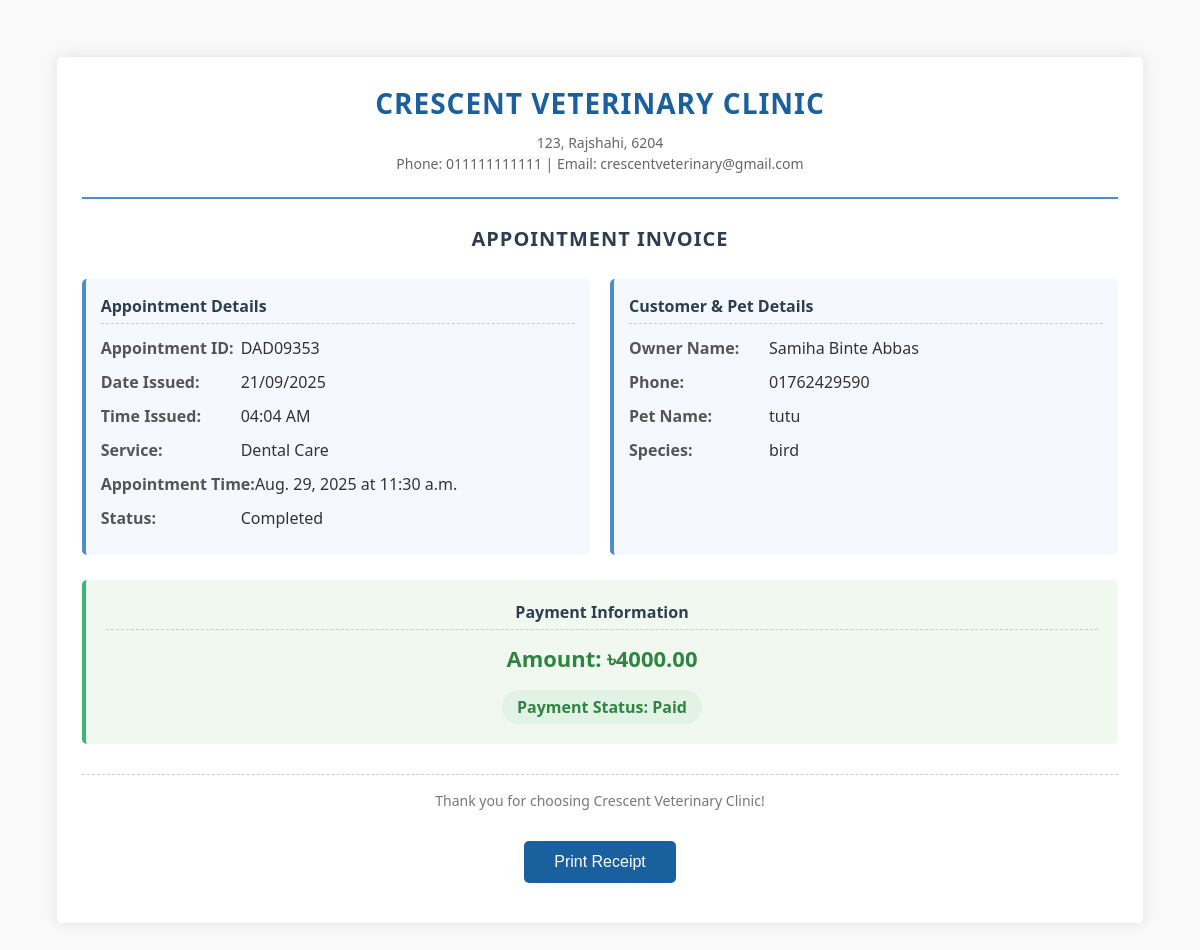
The page /receipt/DAD09353/ (signed in) on the database its author committed.
### core/models.py (models this page shows, shortened)
class Appointment(models.Model):
    STATUS_CHOICES = [
        ('pending', 'Pending Confirmation'),
        ('confirmed', 'Confirmed'),
        ('cancelled', 'Cancelled'),
        ('completed', 'Completed'),
    ]
    SERVICE_CHOICES = [
        ('Preventive Care', 'Preventive Care'),
        ('Surgical Procedures', 'Surgical Procedures'),
        ('Dental Care', 'Dental Care'),
        ('Diagnostic Imaging', 'Diagnostic Imaging'),
        ('Emergency Services', 'Emergency Services'),
        ('Nutritional Counseling', 'Nutritional Counseling'),
    ]
    SPECIES_CHOICES = [
        ('dog', 'Dog'),
        ('cat', 'Cat'),
        ('bird', 'Bird'),
        ('rabbit', 'Rabbit'),
        ('other', 'Other'),
    ]
    COMPLETION_STATUS_CHOICES = [
    ('incomplete', 'Incomplete'),
    ('complete', 'Complete'),
]
    completion_status = models.CharField(
        max_length=10,
        choices=COMPLETION_STATUS_CHOICES,
        default='incomplete',
        verbose_name="Completion Status"
    )
    appointment_id = models.CharField(
        max_length=12, unique=True, editable=False, default='', blank=True
    )
    owner_name = models.CharField(max_length=100)
    phone = models.CharField(max_length=20)
    email = models.EmailField(blank=True)
    pet_name = models.CharField(max_length=100)
    pet_species = models.CharField(max_length=20, choices=SPECIES_CHOICES)
    pet_age = models.CharField(max_length=20, blank=True, verbose_name="Pet Age")
    pet_weight = models.CharField(max_length=20, blank=True, verbose_name="Pet Weight (kg)")
    preferred_date = models.DateField()
    preferred_time = models.TimeField()
    reason = models.TextField(blank=True)
    service = models.CharField(max_length=40, choices=SERVICE_CHOICES)
    status = models.CharField(max_length=10, choices=STATUS_CHOICES, default='pending')
    assigned_doctor = models.ForeignKey('Vet', on_delete=models.SET_NULL, null=True, blank=True)
    assigned_time = models.TimeField(null=True, blank=True)
    assigned_date = models.DateField(null=True, blank=True)
    prescription = models.TextField(blank=True, verbose_name="Prescription/Notes")
    PAYMENT_STATUS_CHOICES = [
        ('pending', 'Pending'),
        ('paid', 'Paid'),
        ('refunded', 'Refunded'),
    ]
    payment_amount = models.DecimalField(
        max_digits=8, decimal_places=2, null=True, blank=True, verbose_name="Payment Amount"
    )
    payment_status = models.CharField(
        max_length=10,
        choices=PAYMENT_STATUS_CHOICES,
        default='pending',
        verbose_name="Payment Status"
    )
    class Meta:
        constraints = [
            models.UniqueConstraint(fields=['preferred_date', 'preferred_time'], name='unique_preferred_slot')
        ]

### core/views.py (the view)
# urls.py: path('receipt/<str:appointment_id>/', views.receipt_view, name='receipt'),
@staff_member_required
def receipt_view(request, appointment_id):
    appointment = get_object_or_404(Appointment, appointment_id=appointment_id)
    return render(request, 'receipt.html', {'appointment': appointment})

### core/templates/receipt.html (shortened to what this page needs)
<!DOCTYPE html>
<html lang="en">
<head>
</head>
<body>
    <div class="receipt-container">
        <div class="header">
            <h1 class="clinic-name">CRESCENT VETERINARY CLINIC</h1>
            <div class="clinic-info">
                123, Rajshahi, 6204<br>
                Phone: 011111111111 | Email: crescentveterinary@gmail.com
            </div>
        </div>
        <div class="receipt-title">APPOINTMENT INVOICE</div>
        <div class="receipt-details">
            <div class="detail-section">
                <div class="section-title">Appointment Details</div>
                <div class="detail-row">
                    <span class="detail-label">Appointment ID:</span>
                    <span class="detail-value">{{ appointment.appointment_id }}</span>
                </div>
                <div class="detail-row">
                    <span class="detail-label">Date Issued:</span>
                    <span class="detail-value">{% now "d/m/Y" %}</span>
                </div>
                <div class="detail-row">
                    <span class="detail-label">Time Issued:</span>
                    <span class="detail-value">{% now "h:i A" %}</span>
                </div>
                <div class="detail-row">
                    <span class="detail-label">Service:</span>
                    <span class="detail-value">{{ appointment.service }}</span>
                </div>
                <div class="detail-row">
                    <span class="detail-label">Appointment Time:</span>
                    <span class="detail-value">
                        {% if appointment.assigned_date %}
                            {{ appointment.assigned_date }} at {{ appointment.assigned_time }}
                        {% else %}
                            {{ appointment.preferred_date }} at {{ appointment.preferred_time }}
                        {% endif %}
                    </span>
                </div>
                <div class="detail-row">
                    <span class="detail-label">Status:</span>
                    <span class="detail-value">{{ appointment.status|title }}</span>
                </div>
            </div>
            <div class="detail-section">
                <div class="section-title">Customer & Pet Details</div>
                <div class="detail-row">
                    <span class="detail-label">Owner Name:</span>
                    <span class="detail-value">{{ appointment.owner_name }}</span>
                </div>
                <div class="detail-row">
                    <span class="detail-label">Phone:</span>
                    <span class="detail-value">{{ appointment.phone }}</span>
                </div>
                <div class="detail-row">
                    <span class="detail-label">Pet Name:</span>
                    <span class="detail-value">{{ appointment.pet_name }}</span>
                </div>
                <div class="detail-row">
                    <span class="detail-label">Species:</span>
                    <span class="detail-value">{{ appointment.pet_species }}</span>
                </div>
            </div>
        </div>
        <div class="payment-section">
            <div class="section-title">Payment Information</div>
            <div class="payment-amount">Amount: ৳{{ appointment.payment_amount|default:"0.00" }}</div>
            <div class="payment-status {% if appointment.get_payment_status_display == 'Paid' %}status-paid{% else %}status-pending{% endif %}">
                Payment Status: {{ appointment.get_payment_status_display }}
            </div>
        </div>
        <div class="footer">
            Thank you for choosing Crescent Veterinary Clinic!<br>
        </div>
        <button class="print-btn" onclick="window.print()">Print Receipt</button>
    </div>
</body>
</html>

### core/templates/receipt.html (style rules this page uses)
body { font-family: 'Segoe UI', Tahoma, Geneva, Verdana, sans-serif; margin: 0; padding: 15mm; background-color: #f9f9f9; color: #333; line-height: 1.5; }
.receipt-container { background: white; box-shadow: 0 0 15px rgba(0,0,0,0.1); padding: 25px; max-width: 100%; margin: 0 auto; box-sizing: border-box; border-radius: 5px; }
.header { text-align: center; margin-bottom: 25px; border-bottom: 2px solid #4a8fcc; padding-bottom: 15px; }
.clinic-name { font-size: 28px; font-weight: bold; color: #1a5f9e; margin: 0; letter-spacing: 1px; }
.clinic-info { font-size: 14px; color: #666; margin: 8px 0; }
.receipt-title { font-size: 20px; font-weight: bold; text-align: center; margin: 25px 0; color: #2c3e50; text-transform: uppercase; letter-spacing: 1px; }
.receipt-details { display: grid; grid-template-columns: 1fr 1fr; gap: 20px; margin-bottom: 25px; }
.detail-section { background: #f5f9ff; padding: 15px; border-radius: 5px; border-left: 4px solid #4a8fcc; }
.section-title { font-weight: bold; font-size: 16px; margin-bottom: 12px; color: #2c3e50; border-bottom: 1px dashed #ccc; padding-bottom: 5px; }
.detail-row { display: flex; margin-bottom: 10px; }
.detail-label { font-weight: bold; min-width: 140px; color: #555; }
.detail-value { flex: 1; }
.payment-section { background: #f0f8f0; padding: 20px; border-radius: 5px; margin: 25px 0; border-left: 4px solid #38b673; text-align: center; }
.payment-amount { font-size: 22px; font-weight: bold; color: #2e8540; margin: 10px 0; }
.payment-status { font-size: 16px; font-weight: bold; padding: 5px 15px; border-radius: 20px; display: inline-block; margin-top: 5px; }
.status-paid { background: #e2f3e6; color: #2e8540; }
.footer { text-align: center; margin-top: 30px; padding-top: 15px; border-top: 1px dashed #ccc; color: #777; font-size: 14px; }
.print-btn { display: block; margin: 30px auto 15px; padding: 12px 30px; background: #1a5f9e; color: white; border: none; border-radius: 5px; font-size: 16px; cursor: pointer; transition: background 0.3s; }

### rows shown on the page
Appointment: appointment_id "DAD09353", service "Dental Care", assigned_date "Aug. 29, 2025", assigned_time "11:30 a.m.", status "Completed", owner_name "Samiha Binte Abbas", phone "01762429590", pet_name "tutu", pet_species "bird", payment_amount "4000.00", payment_status "Paid"
